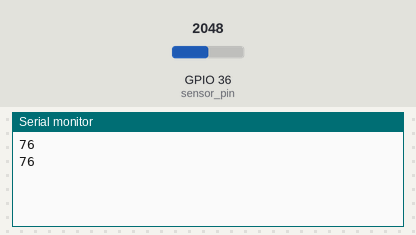
Bench run of a sketch on a simulated ESP32. Parts: the last lines printed to the serial monitor. The test bench sets the inputs (shaded band); at power-on: GPIO 36 (sensor_pin) = 2048.

Above: at 1.8 s.
1.9 s: GPIO 36 (sensor_pin) set to 2866
At 2.8 s:
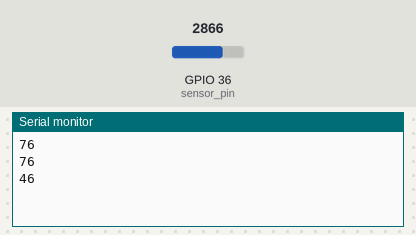
3.4 s: GPIO 36 (sensor_pin) set to 3603
At 4.8 s:
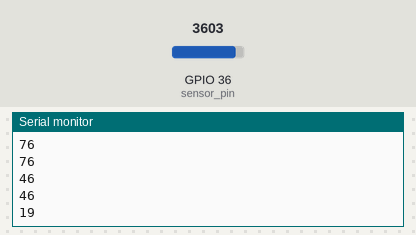
Timing chart, 0 to 6.4 s (numbered marks = the images above; inputs shaded):
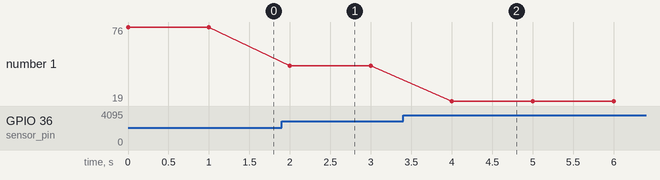

The sketch:

Soil_Moisture_Sensor.ino
```cpp
const int sensor_pin = 36;

void setup() {
  Serial.begin(115200);
}

void loop() {
  int sensorValue = analogRead(sensor_pin);
  //Serial.println(sensorValue);

  //int moisturePercentage = map(sensorValue,350,1023,100,0);
  int moisturePercentage = map(sensorValue,1400,4095,100,0);
  Serial.println(moisturePercentage);

  delay(1000);

}
```

Measured:
- after the input at 1.9 s, the serial monitor: prints a new line after 0.10 s (image 1)
- after the input at 3.4 s, the serial monitor: prints a new line after 0.60 s (image 2)
- plotted number 1: 76 → 46 after the input at 1.9 s, 46 → 19 after the input at 3.4 s
